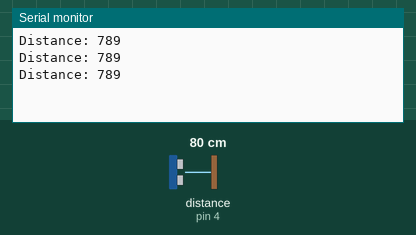
Recording of a sketch running on a simulated Arduino Uno, built with avr-gcc and run on an emulated ATmega328P. Parts: the last lines printed to the serial monitor. Wiring (inferred from the names in the program): ultrasonic range finder: trigger pin 3; echo pin 4. The inputs (shaded band) are chosen by the test bench; at power-on: distance to the obstacle (sensor on pin 4) 80 cm. The echo pulse lasts 58.3 µs per cm.

Above: at 1.3 s.
1.4 s: distance to the obstacle (sensor on pin 4) set to 2 cm
At 1.9 s:
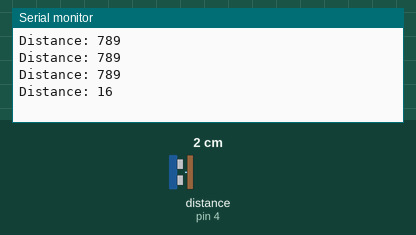
2.9 s: distance to the obstacle (sensor on pin 4) set to 4 cm
At 3.4 s:
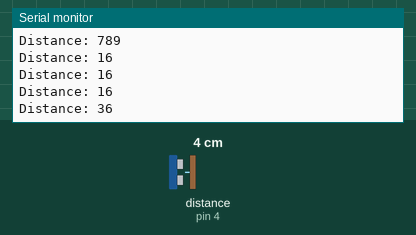
Timing chart, 0 to 5.9 s (numbered marks = the images above; inputs shaded):
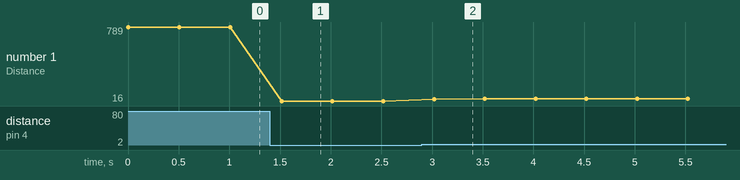

Measured:
- after the input at 1.4 s, the serial monitor: prints a new line after 0.12 s (image 1)
- after the input at 2.9 s, the serial monitor: prints a new line after 0.12 s (image 2)
- plotted number 1: 789 → 16 after the input at 1.4 s, 16 → 39 after the input at 2.9 s

The sketch:

sonar1.ino
```cpp
#define TRIG1 3  //  1번 초음파 센서 Trig 핀 번호
#define ECHO1 4  //  1번 초음파 센서 Echo 핀 번호

void setup() {
  pinMode(TRIG1, OUTPUT);
  pinMode(ECHO1, INPUT);
  Serial.begin(115200); // 통신 속도를 115200으로 정의
}

long sonar1(void) {
  long duration, distance;

  digitalWrite(TRIG1, HIGH);
  delayMicroseconds(10);
  digitalWrite(TRIG1, LOW);

  duration = pulseIn(ECHO1, HIGH);
  distance = ((float)(340 * duration) / 1000) / 2;
  return distance;
}

void loop() {
  //Serial.print("Duration: ");
  //Serial.println(sonar1());
  Serial.print("Distance: ");
  Serial.println(sonar1());
  //Serial.println("mm\n");
  delay(500);
}
```
